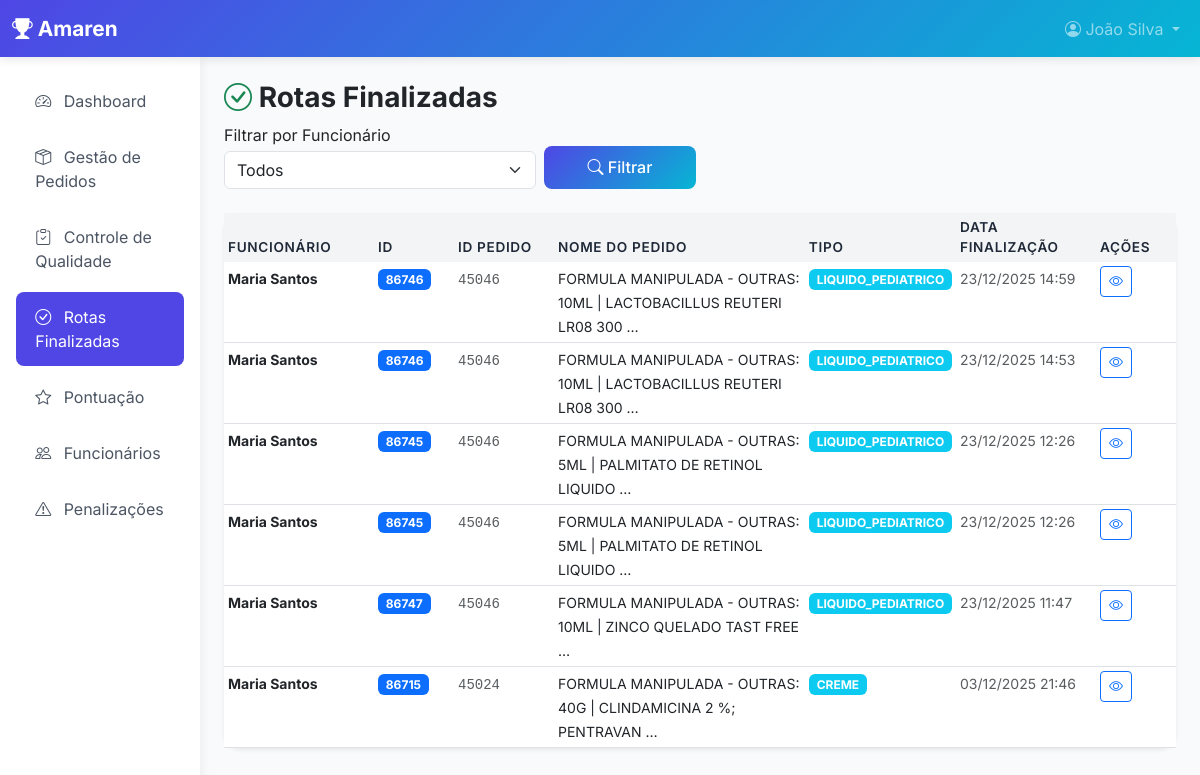
/dashboard/rotas-finalizadas/gerente/ (signed in), run on the app's committed database.
### core/models.py (models this page shows, shortened)
class HistoricoEtapa(models.Model):
    pedido = models.ForeignKey(Pedido, on_delete=models.CASCADE, related_name='historico_etapas')
    etapa = models.ForeignKey(Etapa, on_delete=models.CASCADE)
    funcionario = models.ForeignKey(User, on_delete=models.CASCADE)
    timestamp_inicio = models.DateTimeField(auto_now_add=True)
    timestamp_fim = models.DateTimeField(null=True, blank=True)
    versao_configuracao_pontuacao = models.ForeignKey(ConfiguracaoPontuacao, on_delete=models.SET_NULL, null=True, blank=True)
    quantidade_produzida = models.IntegerField(default=0)
    pontos_gerados = models.DecimalField(max_digits=10, decimal_places=2, default=0)
    observacoes = models.TextField(blank=True)
    class Meta:
        ordering = ['-timestamp_inicio']
        verbose_name = 'Histórico de Etapa'
        verbose_name_plural = 'Histórico de Etapas'

class Pedido(models.Model):
    STATUS_CHOICES = [
        ('em_fluxo', 'Em Fluxo'),
        ('concluido', 'Concluído'),
        ('cancelado', 'Cancelado'),
    ]
    STATUS_FILA = [
        ('ativo', 'Ativo'),
        ('pendente', 'Pendente'),
    ]
    tipo = models.ForeignKey(TipoProduto, on_delete=models.SET_NULL, null=True, blank=True, related_name='pedidos')
    nome = models.CharField(max_length=200)  # Nome da fórmula/produto
    quantidade = models.IntegerField()
    codigo_pedido = models.CharField(max_length=50, unique=False, blank=True)  # Código gerado para referência (não único)
    id_api = models.BigIntegerField(unique=True, db_index=True, null=True, blank=True)  # ID - ID único do item
    id_pedido_api = models.BigIntegerField(null=True, blank=True, db_index=True)  # IDPEDIDO
    id_pedido_web = models.BigIntegerField(null=True, blank=True, db_index=True)  # IDPEDIDOWEB
    descricao_web = models.TextField(blank=True)  # DESCRICAOWEB
    price_unit = models.DecimalField(max_digits=15, decimal_places=2, null=True, blank=True)  # PRUNI
    price_total = models.DecimalField(max_digits=15, decimal_places=2, null=True, blank=True)  # VRTOT
    data_atualizacao_api = models.DateField(null=True, blank=True)  # DTALT
    hora_atualizacao_api = models.TimeField(null=True, blank=True)  # HRALT
    tipo_identificado = models.CharField(
        max_length=50,
        default='desconhecido',
        help_text='Tipo identificado automaticamente da descrição (desconhecido = requer ajuste manual)'
    )  # Rastreamento de tipo identificado
    etapa_atual = models.ForeignKey(Etapa, on_delete=models.SET_NULL, null=True, blank=True, related_name='pedidos_na_etapa')
    status = models.CharField(max_length=30, choices=STATUS_CHOICES, default='em_fluxo')
    funcionario_na_etapa = models.ForeignKey(User, on_delete=models.SET_NULL, null=True, blank=True, related_name='pedidos_assumidos')
    status_fila = models.CharField(max_length=20, choices=STATUS_FILA, default='ativo', help_text='Status na fila de trabalho (Ativo/Pendente)')
    tipo_expedicao = models.CharField(
        max_length=20,
        choices=[('motoboy', 'Motoboy'), ('sedex', 'Sedex')],
        null=True,
        blank=True,
        help_text='Tipo de expedição selecionado pelo funcionário'
    )
    informacoes_gerais = models.TextField(blank=True)
    criado_em = models.DateTimeField(auto_now_add=True)
    atualizado_em = models.DateTimeField(auto_now=True)
    concluido_em = models.DateTimeField(null=True, blank=True)
    class Meta:
        ordering = ['-data_atualizacao_api', '-hora_atualizacao_api']
        verbose_name = 'Pedido'
        verbose_name_plural = 'Pedidos'

### dashboard/views.py (the view)
# urls.py: path('rotas-finalizadas/gerente/', views.rotas_finalizadas_gerente, name='rotas_finalizadas_gerente'),
@login_required
def rotas_finalizadas_gerente(request):
    if not request.user.groups.filter(name__in=['Gerente', 'Superadmin']).exists() and not request.user.is_superuser:
        return redirect('dashboard:rotas_finalizadas')
    etapa_expedicao = Etapa.objects.get(nome='Expedição')
    funcionario_id = request.GET.get('funcionario')
    rotas_finalizadas = HistoricoEtapa.objects.filter(
        etapa=etapa_expedicao,
        timestamp_fim__isnull=False
    )
    if funcionario_id:
        rotas_finalizadas = rotas_finalizadas.filter(funcionario_id=funcionario_id)
    rotas_finalizadas = rotas_finalizadas.select_related('pedido', 'pedido__tipo', 'funcionario').order_by('-timestamp_fim')
    funcionarios = User.objects.filter(groups__name='Funcionário')
    context = {
        'rotas_finalizadas': rotas_finalizadas,
        'funcionarios': funcionarios,
        'filtro_funcionario': funcionario_id,
        'is_gestor': True,
    }
    return render(request, 'dashboard/rotas_finalizadas.html', context)

### templates/dashboard/rotas_finalizadas.html (shortened to what this page needs)
{% extends 'base.html' %}
{% block sidebar %}
{% if is_gestor %}
{% include "includes/sidebar_gerente_admin.html" %}
{% endif %}
{% endblock %}
{% block content %}
<div class="mb-4">
    <h1 class="h3 fw-bold"><i class="bi bi-check-circle text-success"></i> Rotas Finalizadas</h1>
    {% if is_gestor %}
    <form method="get" class="row g-2 align-items-end mb-3">
        <div class="col-md-4">
            <label for="filtro_funcionario" class="form-label mb-1">Filtrar por Funcionário</label>
            <select class="form-select" id="filtro_funcionario" name="funcionario">
                <option value="">Todos</option>
            </select>
        </div>
        <div class="col-md-2">
            <button type="submit" class="btn btn-primary w-100"><i class="bi bi-search"></i> Filtrar</button>
        </div>
    </form>
    {% endif %}
</div>
<div class="card shadow-sm">
    <div class="table-responsive">
        <table class="table table-hover table-sm mb-0">
            <thead class="table-light">
                <tr>
                    {% if is_gestor %}<th style="width: 150px;">Funcionário</th>{% endif %}
                    <th style="width: 80px;">ID</th>
                    <th style="width: 100px;">ID Pedido</th>
                    <th>Nome do Pedido</th>
                    <th style="width: 100px;">Tipo</th>
                    <th style="width: 140px;">Data Finalização</th>
                    <th style="width: 80px;">Ações</th>
                </tr>
            </thead>
            <tbody>
                {% for rota in rotas_finalizadas %}
                <tr>
                    {% if is_gestor %}
                    <td>
                        <small class="fw-bold">{{ rota.funcionario.get_full_name|default:rota.funcionario.username }}</small>
                    </td>
                    {% endif %}
                    <td>
                        <span class="badge bg-primary">{{ rota.pedido.id_api }}</span>
                    </td>
                    <td>
                        <code class="text-muted">{{ rota.pedido.id_pedido_api|default:"-" }}</code>
                    </td>
                    <td>
                        <small title="{{ rota.pedido.nome }}">{{ rota.pedido.nome|truncatewords:10 }}</small>
                    </td>
                    <td>
                        {% if rota.pedido.tipo_identificado %}
                        <span class="badge bg-info">{{ rota.pedido.tipo_identificado|upper|truncatewords:2 }}</span>
                        {% else %}
                        <span class="badge bg-secondary">-</span>
                        {% endif %}
                    </td>
                    <td>
                        <small class="text-muted">{{ rota.timestamp_fim|date:'d/m/Y H:i' }}</small>
                    </td>
                    <td>
                        <a href="{% url 'dashboard:detalhe_rota_finalizada' rota.id %}" class="btn btn-outline-primary btn-sm" title="Ver detalhes">
                            <i class="bi bi-eye"></i>
                        </a>
                    </td>
                </tr>
                {% empty %}
                <tr>
                    <td colspan="{% if is_gestor %}7{% else %}6{% endif %}" class="text-center text-muted py-4">
                        <i class="bi bi-inbox"></i> Nenhuma rota finalizada encontrada
                    </td>
                </tr>
                {% endfor %}
            </tbody>
        </table>
    </div>
</div>
{% endblock %}

### templates/base.html (shortened to what this page needs)
<!DOCTYPE html>
<html lang="pt-BR">
<head>
    <link href="https://cdn.jsdelivr.net/npm/bootstrap@5.3.0/dist/css/bootstrap.min.css" rel="stylesheet">
    <link rel="stylesheet" href="https://cdn.jsdelivr.net/npm/bootstrap-icons@1.11.0/font/bootstrap-icons.css">
</head>
<body>
    {% if user.is_authenticated %}
    <nav class="navbar navbar-expand-lg navbar-dark">
        <div class="container-fluid">
            <a class="navbar-brand" href="{% url 'index' %}">
                <i class="bi bi-trophy-fill"></i> Amaren
            </a>
            <div class="collapse navbar-collapse" id="navbarNav">
                <ul class="navbar-nav ms-auto">
                    <li class="nav-item dropdown">
                        <a class="nav-link dropdown-toggle" href="#" id="userDropdown" role="button" data-bs-toggle="dropdown">
                            <i class="bi bi-person-circle"></i> {{ user.get_full_name|default:user.username }}
                        </a>
                    </li>
                </ul>
            </div>
        </div>
    </nav>
    <div class="container-fluid">
        <div class="row">
            <nav class="col-md-2 d-md-block sidebar p-3">
                <div class="position-sticky">
                    {% block sidebar %}{% endblock %}
                </div>
            </nav>
            <main class="col-md-10 ms-sm-auto px-md-4 py-4">
                {% block content %}{% endblock %}
            </main>
        </div>
    </div>
    {% else %}
    {% block login_content %}{% endblock %}
    {% endif %}
</body>
</html>

### templates/base.html (style rules this page uses)
:root { --primary-color: #4f46e5; --secondary-color: #06b6d4; --success-color: #10b981; --warning-color: #f59e0b; --danger-color: #ef4444; --dark-color: #1f2937; --light-color: #f3f4f6; }
body { font-family: 'Inter', sans-serif; background-color: #f9fafb; }
.navbar { background: linear-gradient(135deg, var(--primary-color) 0%, var(--secondary-color) 100%); box-shadow: 0 2px 10px rgba(0,0,0,0.1); }
.navbar-brand { font-weight: 700; font-size: 1.3rem; }
.sidebar { min-height: calc(100vh - 56px); background-color: white; box-shadow: 2px 0 10px rgba(0,0,0,0.05); }
.card { border: none; border-radius: 1rem; box-shadow: 0 1px 3px rgba(0,0,0,0.05); transition: transform 0.2s, box-shadow 0.2s; }
.btn-primary { background: linear-gradient(135deg, var(--primary-color) 0%, var(--secondary-color) 100%); border: none; padding: 0.6rem 1.5rem; border-radius: 0.5rem; font-weight: 500; }
.table thead th { background-color: var(--light-color); color: var(--dark-color); font-weight: 600; border: none; text-transform: uppercase; font-size: 0.85rem; letter-spacing: 0.05em; }
.table tbody tr { transition: background-color 0.2s; }

### data on the page
HistoricoEtapa: funcionario.get_full_name "Maria Santos", pedido.id_api "86746", pedido.id_pedido_api "45046", pedido.nome "FORMULA MANIPULADA - OUTRAS: 10ML | LACTOBACILLUS REUTERI LR08 300 …", pedido.tipo_identificado "LIQUIDO_PEDIATRICO", timestamp_fim "23/12/2025 14:59"
HistoricoEtapa: funcionario.get_full_name "Maria Santos", pedido.id_api "86746", pedido.id_pedido_api "45046", pedido.nome "FORMULA MANIPULADA - OUTRAS: 10ML | LACTOBACILLUS REUTERI LR08 300 …", pedido.tipo_identificado "LIQUIDO_PEDIATRICO", timestamp_fim "23/12/2025 14:53"
HistoricoEtapa: funcionario.get_full_name "Maria Santos", pedido.id_api "86745", pedido.id_pedido_api "45046", pedido.nome "FORMULA MANIPULADA - OUTRAS: 5ML | PALMITATO DE RETINOL LIQUIDO …", pedido.tipo_identificado "LIQUIDO_PEDIATRICO", timestamp_fim "23/12/2025 12:26"
HistoricoEtapa: funcionario.get_full_name "Maria Santos", pedido.id_api "86745", pedido.id_pedido_api "45046", pedido.nome "FORMULA MANIPULADA - OUTRAS: 5ML | PALMITATO DE RETINOL LIQUIDO …", pedido.tipo_identificado "LIQUIDO_PEDIATRICO", timestamp_fim "23/12/2025 12:26"
HistoricoEtapa: funcionario.get_full_name "Maria Santos", pedido.id_api "86747", pedido.id_pedido_api "45046", pedido.nome "FORMULA MANIPULADA - OUTRAS: 10ML | ZINCO QUELADO TAST FREE …", pedido.tipo_identificado "LIQUIDO_PEDIATRICO", timestamp_fim "23/12/2025 11:47"
HistoricoEtapa: funcionario.get_full_name "Maria Santos", pedido.id_api "86715", pedido.id_pedido_api "45024", pedido.nome "FORMULA MANIPULADA - OUTRAS: 40G | CLINDAMICINA 2 %; PENTRAVAN …", pedido.tipo_identificado "CREME", timestamp_fim "03/12/2025 21:46"

### other printed values
{{ user.get_full_name|default:user.username }} "João Silva"
